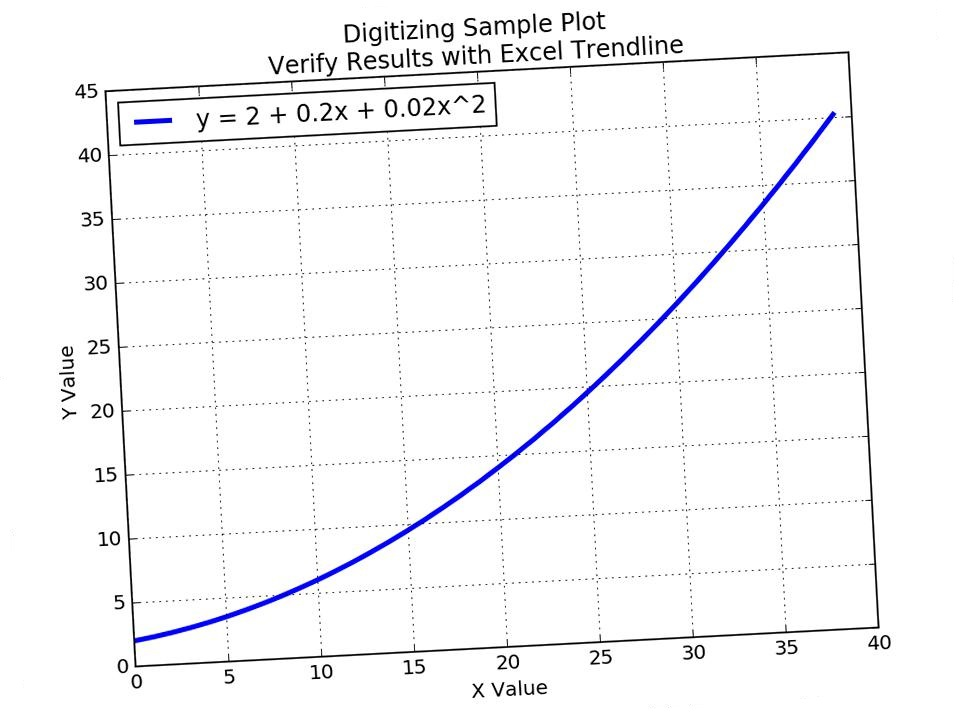
#> input picture digiplot/rot_poly_p3.jpg, 960 x 720 px
$ python fix_distortion.py
#> lines starting #> are read from the running program, lines starting #| are printed output that depends on the picture
#> further down, img is the input picture: PIL image 960x720 RGB; mean R, G, B 246.8, 246.8, 248.2
#| img.size = (960, 720)
import numpy
# From: https://stackoverflow.com/questions/14177744/how-does-perspective-transformation-work-in-pil
from PIL import Image

def find_coeffs(pa, pb):
    """
    pa and pb contain 4 corresponding points on image in order UL,UR,LR,LL
    UL=(0,0), UR=(w,0), LR=(w,h), LL=(0,h)

    Units for pa and pb are pixels.
    pa is target plane (e.g. [(0, 0), (256, 0), (256, 256), (0, 256)])
    pb is source plane (e.g. [(0, 0), (256, 0), (new_width, height), (xshift, height)])
    """
    matrix = []
    for p1, p2 in zip(pa, pb):
        matrix.append([p1[0], p1[1], 1, 0, 0, 0, -p2[0]*p1[0], -p2[0]*p1[1]])
        matrix.append([0, 0, 0, p1[0], p1[1], 1, -p2[1]*p1[0], -p2[1]*p1[1]])

    A = numpy.matrix(matrix, dtype=numpy.float)
    B = numpy.array(pb).reshape(8)

    res = numpy.dot(numpy.linalg.inv(A.T * A) * A.T, B)
    # take commenters advice to avoid A.T
    #res = numpy.linalg.solve(A, B)
    return numpy.array(res).reshape(8)

def fix_plot_img( UL, UR, LR, LL, img):
    """
    Correct plot so that xmin and xmax have same y value.
    And, ymin/ymax have same x value
    """
#> called with UL = (105, 93), UR = (848, 51), LR = (877, 627), LL = (135, 666)

    # source points
    pb = [UL,UR,LR,LL]

    xlo = (LL[0]+UL[0])/2
    xhi = (UR[0]+LR[0])/2

    yhi = (UL[1]+UL[1])/2
    ylo = (LL[1]+LR[1])/2

    # make target points
    UL = (xlo, yhi)
    UR = (xhi, yhi)
    LR = (xhi, ylo)
    LL = (xlo, ylo)
    pa = [UL,UR,LR,LL]

    # get most common color in original
    w,h = img.size
#> w = 960; h = 720
    img_rgba = img.convert('RGBA')
    pixels = img_rgba.getcolors(w*h)
#> pixels = 6729 items
    most_frequent_pixel = pixels[0][1]
#> most_frequent_pixel = (255, 255, 255, 255)
    print( 'For background, using most_frequent_pixel =',most_frequent_pixel ) # (count, (color))  e.g. (505888, (255, 255, 255, 255))
#| For background, using most_frequent_pixel = (255, 255, 255, 255)

    # fix original image (may have black corners from rotation/transform)
    coeffs = find_coeffs(pa, pb)
    img_fixed = img_rgba.transform(img.size, Image.PERSPECTIVE, coeffs, Image.BICUBIC)
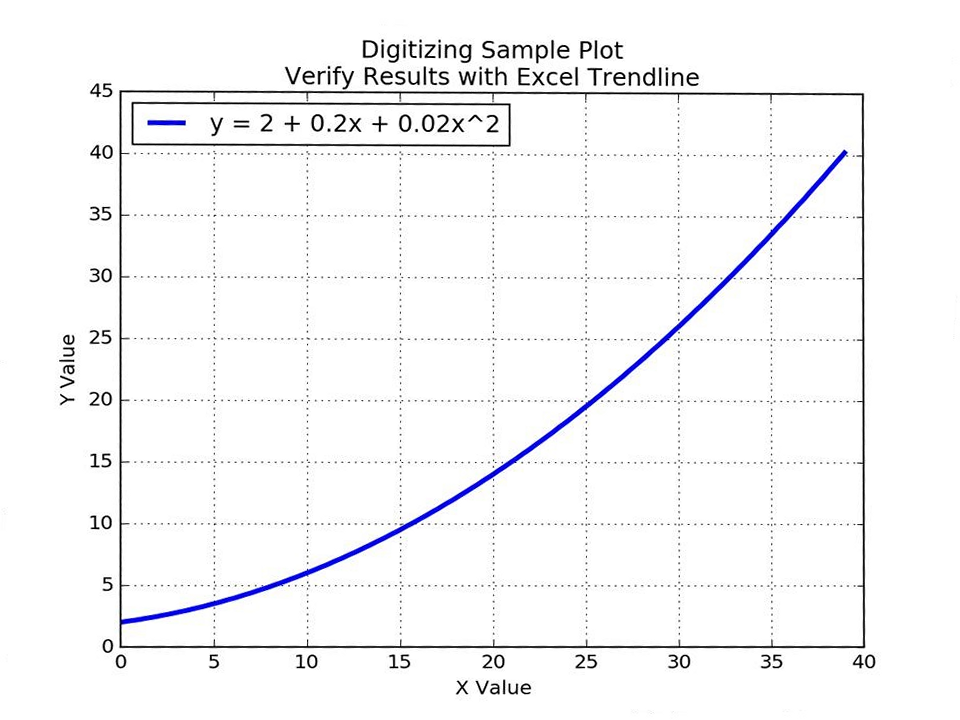
#> img_fixed: PIL image 960x720 RGBA; mean R, G, B, A 233.4, 233.4, 234.6, 241.5; transparent parts drawn white
    fff = Image.new('RGBA', img_rgba.size, most_frequent_pixel)
#> fff: PIL image 960x720 RGBA; every value is 255
    img_out = Image.composite(img_fixed, fff, img_fixed)

    return img_out

if __name__=="__main__":

    img_name = "rot_poly_p3.jpg"
    UL = (105., 93.)
    UR = (848., 51.)
    LR = (877., 627.)
    LL = (135., 666.)
    img = Image.open(img_name)
    print('img.size =',img.size)

    img_und = fix_plot_img( UL, UR, LR, LL, img)
    img_und.save('undistort_'+img_name)


$ run again, with digiplot/rot_poly_m3.jpg copied over digiplot/rot_poly_p3.jpg
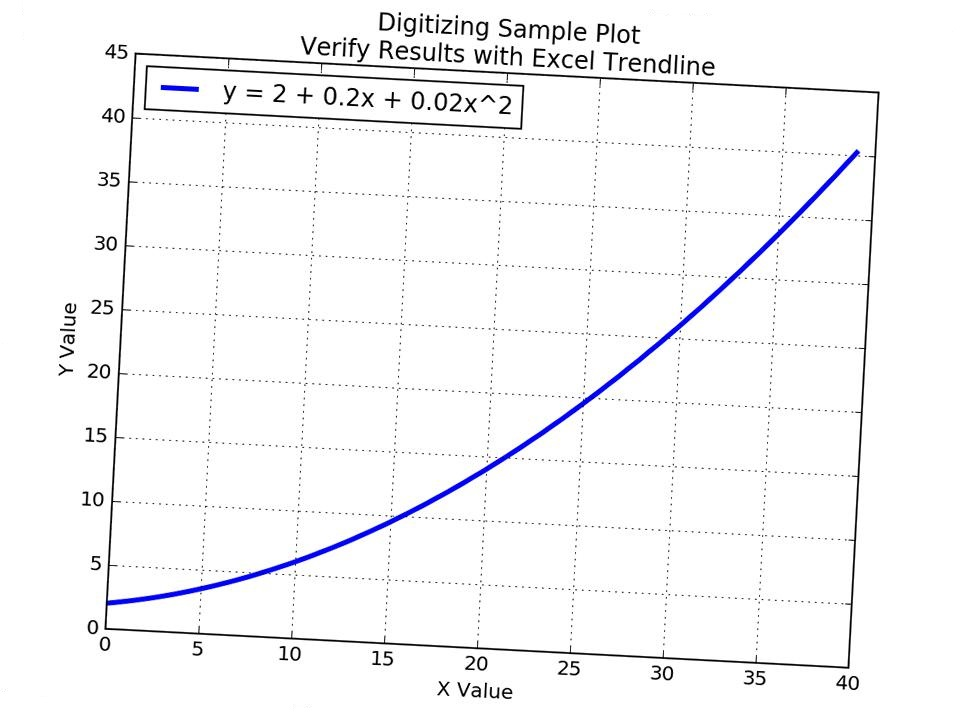
#> input picture digiplot/rot_poly_m3.jpg, 960 x 720 px
#> img is the input picture: PIL image 960x720 RGB; mean R, G, B 246.8, 246.8, 248.2
#| img.size = (960, 720)
#> pixels = 6706 items
#> most_frequent_pixel = (255, 255, 255, 255)
#| For background, using most_frequent_pixel = (255, 255, 255, 255)
#> in fix_plot_img, `img_fixed = img_rgba.transform(img.size, Image.PERSPECTIVE, coeffs, Im..`:
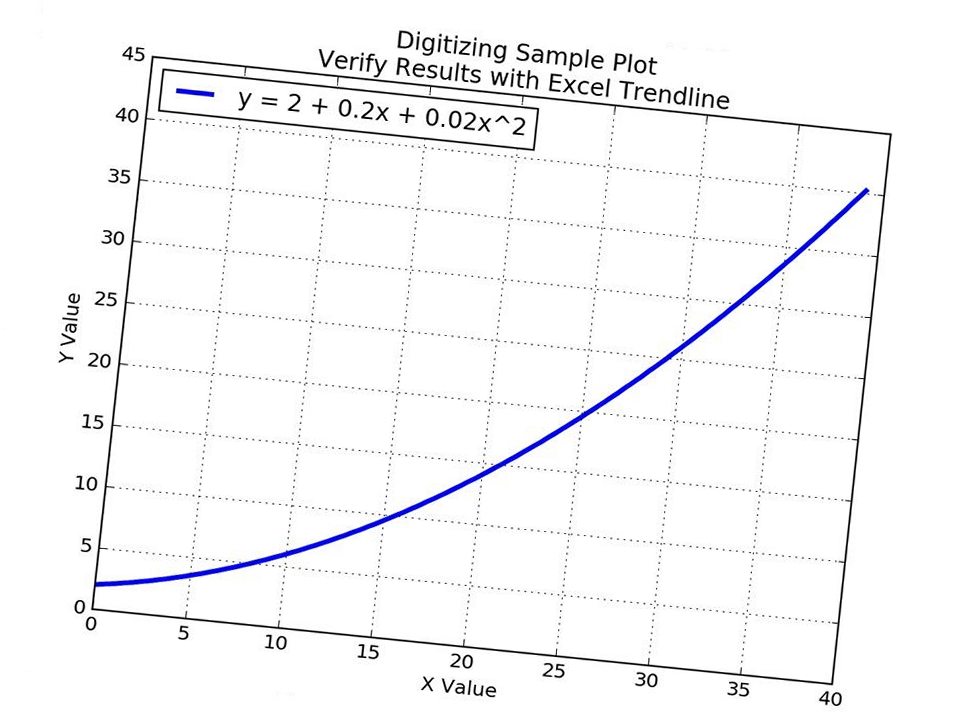
#> img_fixed: PIL image 960x720 RGBA; mean R, G, B, A 233.3, 233.4, 234.6, 241.5; transparent parts drawn white
#> fff: PIL image 960x720 RGBA; every value is 255
